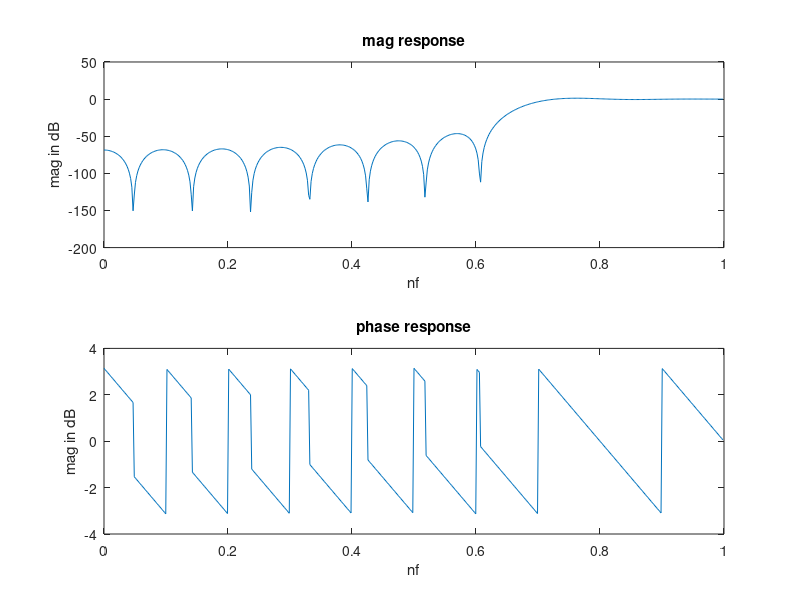

Write MATLAB code to recreate this figure.
clc;
clear all;
close all;
n=20;
fp=200;
fs=600;
f=1000;
wp=2*(fp/f)
ws=2*(fs/f)
wn=[wp,ws]
%window=boxcar(n+1); % rectangular window
%window=bartlett(n+1);% traiangular window
%window=hamming(n+1);% hamming wondow
%window= hanning(n+1);% hanning window
window= kaiser(n+1); % kasiser window
wn=2*(fp/fs)
%b=fir1(n,wn,window)
b=fir1(n,wn,'high',window)
[H,w]=freqz(b,1)
subplot(2,1,1)
plot(w/pi, 20*log(abs(H)))
xlabel('nf')
ylabel('mag in dB')
title("mag response")
subplot(2,1,2)
plot(w/pi, angle(H))
xlabel('nf')
ylabel('mag in dB')
title("phase response")
